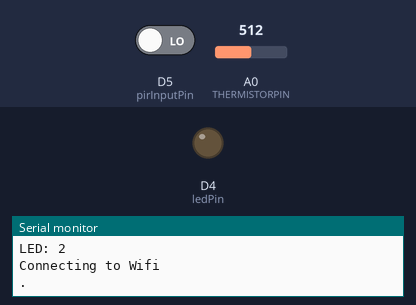
A sketch run on a simulated ESP8266 (NodeMCU). Shown: output pins drawn as LEDs (lit = HIGH), the last lines printed to the serial monitor. The inputs (shaded band) are chosen by the test bench; at power-on: D5 (pirInputPin) LOW, A0 (THERMISTORPIN) = 512. WiFi joins after 1.5 s; servers stay silent unless stated; random numbers use the default seed unless the sketch sets one; no MQTT or app messages arrive unless stated.

Above: at 0.1 s.
At 31.7 s:
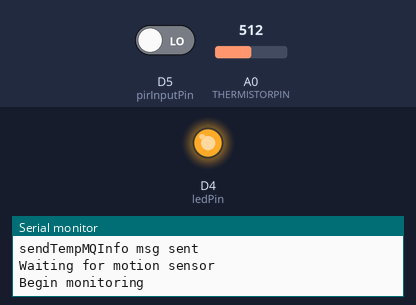
Timing chart, 0 to 33.2 s (numbered marks = the images above):
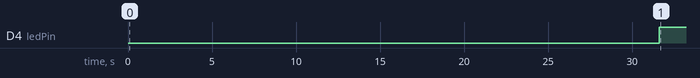

The sketch:

TempMotionSensor.ino
```cpp
#include <ESP8266WiFi.h>
#include <WiFiClient.h>
#include <PubSubClient.h>


#define DEVICEID "TEMPMOTION1"
#define DELAY 50
#define TEMPDELAY 30000

// What pin to connect the sensor to
#define THERMISTORPIN A0

#define SERIESRESISTOR 10000
#define THERMISTORNOMINAL 10000
// temp. for nominal resistance (almost always 25 C)
#define TEMPERATURENOMINAL 25
// how many samples to take and average, more takes longer
// but is more 'smooth'
#define NUMSAMPLES 5
// The beta coefficient of the thermistor (usually 3000-4000)
#define BCOEFFICIENT 3050


WiFiClient espClient;
PubSubClient mqttclient(espClient);

int ledPin = LED_BUILTIN;                // choose the pin for the LED
int pirInputPin = D5;               // choose the input pin (for PIR sensor)
int pirState = LOW;             // we start, assuming no motion detected
int val = 0;                    // variable for reading the pin status
int delayCounter = 0;


void setup(void) {
  Serial.begin(9600);
  pinMode(ledPin, OUTPUT);      // declare LED as output
  pinMode(pirInputPin, INPUT);     // declare sensor as input
  Serial.print("LED: ");
  Serial.println(LED_BUILTIN);
  connectToWifi();
  connectToMQTT();
  doTempReading();
  Serial.println("Waiting for motion sensor");
  delay(30*1000);
  Serial.println("Begin monitoring");
}

void readPIR(){
  val = digitalRead(pirInputPin);  // read input value
  //Serial.print("val: ");
  //Serial.println(val);
 // Serial.println("INPUTPIN:"+pirInputPin);
  if (val == HIGH) {            // check if the input is HIGH
    digitalWrite(ledPin, LOW);  // turn LED ON
    if (pirState == LOW) {
      // we have just turned on
      Serial.println("Motion detected!");
      //Serial.println(delayCounter);
      // We only want to print on the output change, not state
      pirState = HIGH;
      sendMotionMQInfo("ON");
    }
  } else {
    digitalWrite(ledPin, HIGH); // turn LED OFF
    if (pirState == HIGH){
      // we have just turned of
      Serial.println("Motion ended!");
      //Serial.println(delayCounter);
      // We only want to print on the output change, not state
      pirState = LOW;
      sendMotionMQInfo("OFF");
    }
  }
}

void loop(void) {
  if (!mqttclient.connected()){
    dbg("Attempting to reconnect to MQTT");
    connectToMQTT();
  }
  readPIR();
  delay(DELAY);

  delayCounter += DELAY;

  if (delayCounter >= TEMPDELAY){

    doTempReading();
    delayCounter = 0;
  }


}

void doTempReading(){
    float avg = getAnalogSamples();
    float temp = calcTemp(avg);

    Serial.print("Temp");
    Serial.println(temp);
    sendTempMQInfo(String(temp));
}

float getAnalogSamples(){
  int i;
  int samples[NUMSAMPLES];
  float average;

  // take N samples in a row, with a slight delay
  for (i=0; i< NUMSAMPLES; i++) {
   samples[i] = analogRead(A0);
   delay(10);
  }

  // average all the samples out
  average = 0;
  for (i=0; i< NUMSAMPLES; i++) {
     average += samples[i];
  }
  average /= NUMSAMPLES;
  return average;
}

float calcTemp(float RawADC){
  float res;
  res = SERIESRESISTOR*(1023/RawADC-1);
  float steinhart;
  steinhart = res / THERMISTORNOMINAL; // (R/Ro)
  steinhart = log(steinhart); // ln(R/Ro)
  steinhart /= BCOEFFICIENT; // 1/B * ln(R/Ro)
  steinhart += 1.0 / (TEMPERATURENOMINAL + 273.15); // + (1/To)
  steinhart = 1.0 / steinhart; // Invert
  steinhart -= 273.15; // convert to C

  float f = steinhart*1.8+32;
  return f;
}

void dbg(String s){
  Serial.println(s);
  Serial.flush();
}


void connectToWifi(){
  const char* ssid = "TruffleShuffle";
  const char* password = "Mets1234";
  WiFi.begin(ssid, password);
  dbg("Connecting to Wifi");
  while (WiFi.status() != WL_CONNECTED) {
    delay(50);
    dbg(".");
  }
  dbg("Connected");
}


void connectToMQTT(){
  mqttclient.setServer("pizero1", 1883);

  String clientId = DEVICEID;
  clientId += String(random(0xffff), HEX);
  if (mqttclient.connect(clientId.c_str())) {
      dbg("mqtt connected");
  } else {
      dbg("mqtt failed, rc=");
      dbg(String(mqttclient.state()));
  }
}


void sendMotionMQInfo(String s){
  char motion[100];
  s.toCharArray(motion, s.length() + 1); //packaging up the data to publish to mqtt whoa...
  char topic[100];
  strcpy(topic,"sensors/motion/");
  strcat(topic,DEVICEID);
  mqttclient.publish(topic,motion);
  mqttclient.loop();
  dbg("sendMotionMQInfo msg sent");
}

void sendTempMQInfo(String s){
  char temp[100];
  s.toCharArray(temp, s.length() + 1); //packaging up the data to publish to mqtt whoa...
  char topic[100];
  strcpy(topic,"sensors/temp/");
  strcat(topic,DEVICEID);
  mqttclient.publish(topic,temp);
  mqttclient.loop();
  dbg("sendTempMQInfo msg sent");
}
```

Measured:
- by itself, D4 (ledPin): LOW → HIGH at 31.6 s
